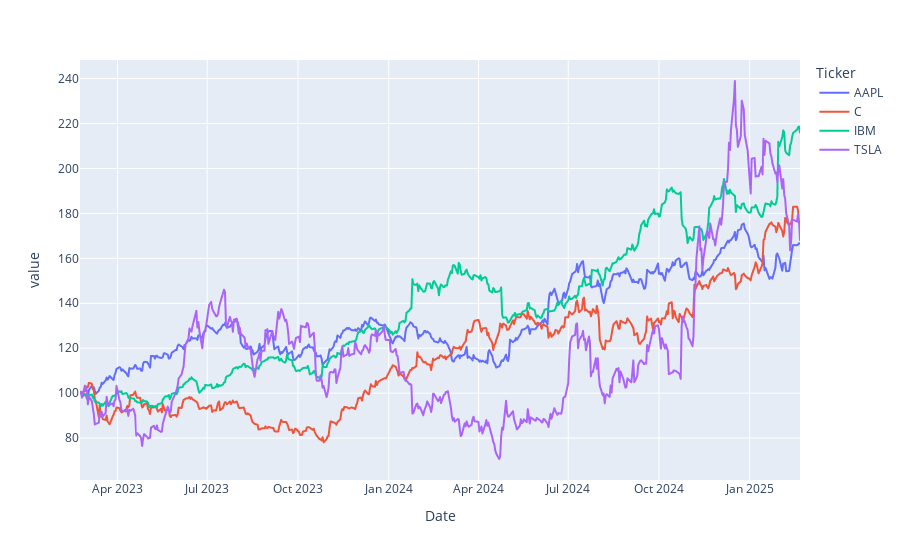

The cell this chart's notebook holds for it:
### Code cell
norm.plot()

### Figure 1 — Plotly figure (JSON) as saved in the notebook; plotly's stock layout.template omitted (floating-point values rounded to 4 significant figures; data arrays with more than 128 entries replaced by an {"elided": "..."} marker saying what was removed)
{"data": [{"hovertemplate": "Ticker=AAPL<br>Date=%{x}<br>value=%{y}<extra></extra>", "legendgroup": "AAPL", "line": {"color": "#636efa", "dash": "solid"}, "marker": {"symbol": "circle"}, "mode": "lines", "name": "AAPL", "showlegend": true, "type": "scattergl", "x": {"elided": "502 str values"}, "xaxis": "x", "y": {"elided": "502 float values"}, "yaxis": "y"}, {"hovertemplate": "Ticker=C<br>Date=%{x}<br>value=%{y}<extra></extra>", "legendgroup": "C", "line": {"color": "#EF553B", "dash": "solid"}, "marker": {"symbol": "circle"}, "mode": "lines", "name": "C", "showlegend": true, "type": "scattergl", "x": {"elided": "502 str values"}, "xaxis": "x", "y": {"elided": "502 float values"}, "yaxis": "y"}, {"hovertemplate": "Ticker=IBM<br>Date=%{x}<br>value=%{y}<extra></extra>", "legendgroup": "IBM", "line": {"color": "#00cc96", "dash": "solid"}, "marker": {"symbol": "circle"}, "mode": "lines", "name": "IBM", "showlegend": true, "type": "scattergl", "x": {"elided": "502 str values"}, "xaxis": "x", "y": {"elided": "502 float values"}, "yaxis": "y"}, {"hovertemplate": "Ticker=TSLA<br>Date=%{x}<br>value=%{y}<extra></extra>", "legendgroup": "TSLA", "line": {"color": "#ab63fa", "dash": "solid"}, "marker": {"symbol": "circle"}, "mode": "lines", "name": "TSLA", "showlegend": true, "type": "scattergl", "x": {"elided": "502 str values"}, "xaxis": "x", "y": {"elided": "502 float values"}, "yaxis": "y"}], "layout": {"legend": {"title": {"text": "Ticker"}, "tracegroupgap": 0}, "margin": {"t": 60}, "xaxis": {"anchor": "y", "domain": [0, 1], "title": {"text": "Date"}}, "yaxis": {"anchor": "x", "domain": [0, 1], "title": {"text": "value"}}}}
